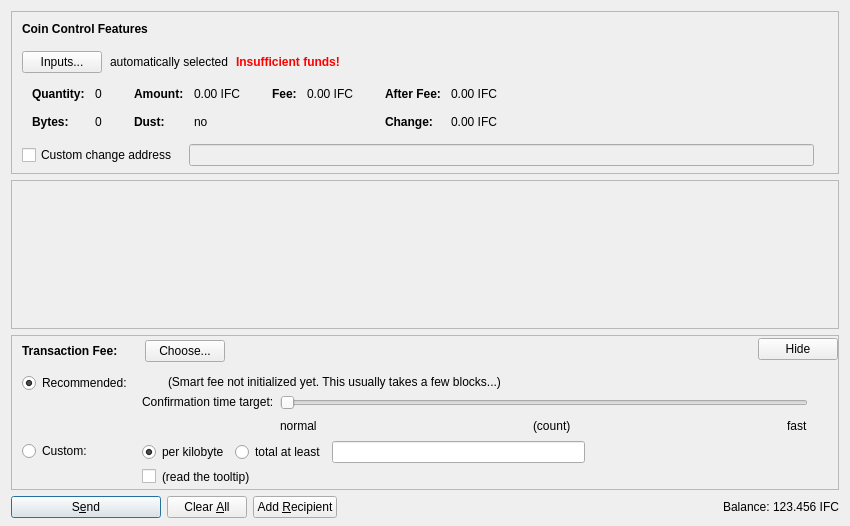
<?xml version="1.0" encoding="UTF-8"?>
<ui version="4.0">
 <class>SendCoinsDialog</class>
 <widget class="QDialog" name="SendCoinsDialog">
  <property name="geometry">
   <rect>
    <x>0</x>
    <y>0</y>
    <width>850</width>
    <height>526</height>
   </rect>
  </property>
  <property name="windowTitle">
   <string>Send Coins</string>
  </property>
  <layout class="QVBoxLayout" name="verticalLayout" stretch="0,1,0,0">
   <property name="bottomMargin">
    <number>8</number>
   </property>
   <item>
    <widget class="QFrame" name="frameCoinControl">
     <property name="sizePolicy">
      <sizepolicy hsizetype="Expanding" vsizetype="Expanding">
       <horstretch>0</horstretch>
       <verstretch>0</verstretch>
      </sizepolicy>
     </property>
     <property name="maximumSize">
      <size>
       <width>16777215</width>
       <height>16777215</height>
      </size>
     </property>
     <property name="frameShape">
      <enum>QFrame::StyledPanel</enum>
     </property>
     <property name="frameShadow">
      <enum>QFrame::Sunken</enum>
     </property>
     <layout class="QVBoxLayout" name="verticalLayoutCoinControl2">
      <property name="spacing">
       <number>0</number>
      </property>
      <property name="leftMargin">
       <number>0</number>
      </property>
      <property name="topMargin">
       <number>0</number>
      </property>
      <property name="rightMargin">
       <number>0</number>
      </property>
      <property name="bottomMargin">
       <number>6</number>
      </property>
      <item>
       <layout class="QVBoxLayout" name="verticalLayoutCoinControl" stretch="0,0,0,0,1">
        <property name="spacing">
         <number>0</number>
        </property>
        <property name="leftMargin">
         <number>10</number>
        </property>
        <property name="topMargin">
         <number>10</number>
        </property>
        <item>
         <layout class="QHBoxLayout" name="horizontalLayoutCoinControl1">
          <property name="bottomMargin">
           <number>15</number>
          </property>
          <item>
           <widget class="QLabel" name="labelCoinControlFeatures">
            <property name="sizePolicy">
             <sizepolicy hsizetype="Preferred" vsizetype="Maximum">
              <horstretch>0</horstretch>
              <verstretch>0</verstretch>
             </sizepolicy>
            </property>
            <property name="font">
             <font>
              <weight>75</weight>
              <bold>true</bold>
             </font>
            </property>
            <property name="styleSheet">
             <string notr="true">font-weight:bold;</string>
            </property>
            <property name="text">
             <string>Coin Control Features</string>
            </property>
           </widget>
          </item>
         </layout>
        </item>
        <item>
         <layout class="QHBoxLayout" name="horizontalLayoutCoinControl2" stretch="0,0,0,0">
          <property name="spacing">
           <number>8</number>
          </property>
          <property name="bottomMargin">
           <number>10</number>
          </property>
          <item>
           <widget class="QPushButton" name="pushButtonCoinControl">
            <property name="styleSheet">
             <string notr="true"/>
            </property>
            <property name="text">
             <string>Inputs...</string>
            </property>
            <property name="autoDefault">
             <bool>false</bool>
            </property>
           </widget>
          </item>
          <item>
           <widget class="QLabel" name="labelCoinControlAutomaticallySelected">
            <property name="text">
             <string>automatically selected</string>
            </property>
            <property name="margin">
             <number>5</number>
            </property>
           </widget>
          </item>
          <item>
           <widget class="QLabel" name="labelCoinControlInsuffFunds">
            <property name="font">
             <font>
              <weight>75</weight>
              <bold>true</bold>
             </font>
            </property>
            <property name="styleSheet">
             <string notr="true">color:red;font-weight:bold;</string>
            </property>
            <property name="text">
             <string>Insufficient funds!</string>
            </property>
            <property name="margin">
             <number>5</number>
            </property>
           </widget>
          </item>
          <item>
           <spacer name="horizontalSpacerCoinControl">
            <property name="orientation">
             <enum>Qt::Horizontal</enum>
            </property>
            <property name="sizeHint" stdset="0">
             <size>
              <width>40</width>
              <height>1</height>
             </size>
            </property>
           </spacer>
          </item>
         </layout>
        </item>
        <item>
         <widget class="QWidget" name="widgetCoinControl" native="true">
          <property name="sizePolicy">
           <sizepolicy hsizetype="Preferred" vsizetype="Preferred">
            <horstretch>0</horstretch>
            <verstretch>0</verstretch>
           </sizepolicy>
          </property>
          <property name="minimumSize">
           <size>
            <width>0</width>
            <height>0</height>
           </size>
          </property>
          <property name="styleSheet">
           <string notr="true"/>
          </property>
          <layout class="QHBoxLayout" name="horizontalLayoutCoinControl5">
           <property name="leftMargin">
            <number>0</number>
           </property>
           <property name="topMargin">
            <number>0</number>
           </property>
           <property name="rightMargin">
            <number>0</number>
           </property>
           <property name="bottomMargin">
            <number>0</number>
           </property>
           <item>
            <layout class="QHBoxLayout" name="horizontalLayoutCoinControl3" stretch="0,0,0,1">
             <property name="spacing">
              <number>20</number>
             </property>
             <property name="topMargin">
              <number>0</number>
             </property>
             <property name="bottomMargin">
              <number>10</number>
             </property>
             <item>
              <layout class="QFormLayout" name="formLayoutCoinControl1">
               <property name="horizontalSpacing">
                <number>10</number>
               </property>
               <property name="verticalSpacing">
                <number>14</number>
               </property>
               <property name="leftMargin">
                <number>10</number>
               </property>
               <property name="topMargin">
                <number>4</number>
               </property>
               <property name="rightMargin">
                <number>6</number>
               </property>
               <item row="0" column="0">
                <widget class="QLabel" name="labelCoinControlQuantityText">
                 <property name="font">
                  <font>
                   <weight>75</weight>
                   <bold>true</bold>
                  </font>
                 </property>
                 <property name="text">
                  <string>Quantity:</string>
                 </property>
                 <property name="margin">
                  <number>0</number>
                 </property>
                </widget>
               </item>
               <item row="0" column="1">
                <widget class="QLabel" name="labelCoinControlQuantity">
                 <property name="cursor">
                  <cursorShape>IBeamCursor</cursorShape>
                 </property>
                 <property name="contextMenuPolicy">
                  <enum>Qt::ActionsContextMenu</enum>
                 </property>
                 <property name="text">
                  <string notr="true">0</string>
                 </property>
                 <property name="margin">
                  <number>0</number>
                 </property>
                 <property name="textInteractionFlags">
                  <set>Qt::LinksAccessibleByMouse|Qt::TextSelectableByKeyboard|Qt::TextSelectableByMouse</set>
                 </property>
                </widget>
               </item>
               <item row="1" column="0">
                <widget class="QLabel" name="labelCoinControlBytesText">
                 <property name="font">
                  <font>
                   <weight>75</weight>
                   <bold>true</bold>
                  </font>
                 </property>
                 <property name="text">
                  <string>Bytes:</string>
                 </property>
                </widget>
               </item>
               <item row="1" column="1">
                <widget class="QLabel" name="labelCoinControlBytes">
                 <property name="cursor">
                  <cursorShape>IBeamCursor</cursorShape>
                 </property>
                 <property name="contextMenuPolicy">
                  <enum>Qt::ActionsContextMenu</enum>
                 </property>
                 <property name="text">
                  <string notr="true">0</string>
                 </property>
                 <property name="textInteractionFlags">
                  <set>Qt::LinksAccessibleByMouse|Qt::TextSelectableByKeyboard|Qt::TextSelectableByMouse</set>
                 </property>
                </widget>
               </item>
              </layout>
             </item>
             <item>
              <layout class="QFormLayout" name="formLayoutCoinControl2">
               <property name="horizontalSpacing">
                <number>10</number>
               </property>
               <property name="verticalSpacing">
                <number>14</number>
               </property>
               <property name="leftMargin">
                <number>6</number>
               </property>
               <property name="topMargin">
                <number>4</number>
               </property>
               <property name="rightMargin">
                <number>6</number>
               </property>
               <item row="0" column="0">
                <widget class="QLabel" name="labelCoinControlAmountText">
                 <property name="font">
                  <font>
                   <weight>75</weight>
                   <bold>true</bold>
                  </font>
                 </property>
                 <property name="text">
                  <string>Amount:</string>
                 </property>
                 <property name="margin">
                  <number>0</number>
                 </property>
                </widget>
               </item>
               <item row="0" column="1">
                <widget class="QLabel" name="labelCoinControlAmount">
                 <property name="cursor">
                  <cursorShape>IBeamCursor</cursorShape>
                 </property>
                 <property name="contextMenuPolicy">
                  <enum>Qt::ActionsContextMenu</enum>
                 </property>
                 <property name="text">
                  <string notr="true">0.00 IFC</string>
                 </property>
                 <property name="textInteractionFlags">
                  <set>Qt::LinksAccessibleByMouse|Qt::TextSelectableByKeyboard|Qt::TextSelectableByMouse</set>
                 </property>
                </widget>
               </item>
               <item row="1" column="0">
                <widget class="QLabel" name="labelCoinControlLowOutputText">
                 <property name="font">
                  <font>
                   <weight>75</weight>
                   <bold>true</bold>
                  </font>
                 </property>
                 <property name="text">
                  <string>Dust:</string>
                 </property>
                </widget>
               </item>
               <item row="1" column="1">
                <widget class="QLabel" name="labelCoinControlLowOutput">
                 <property name="cursor">
                  <cursorShape>IBeamCursor</cursorShape>
                 </property>
                 <property name="contextMenuPolicy">
                  <enum>Qt::ActionsContextMenu</enum>
                 </property>
                 <property name="text">
                  <string notr="true">no</string>
                 </property>
                 <property name="textInteractionFlags">
                  <set>Qt::LinksAccessibleByMouse|Qt::TextSelectableByKeyboard|Qt::TextSelectableByMouse</set>
                 </property>
                </widget>
               </item>
              </layout>
             </item>
             <item>
              <layout class="QFormLayout" name="formLayoutCoinControl3">
               <property name="horizontalSpacing">
                <number>10</number>
               </property>
               <property name="verticalSpacing">
                <number>14</number>
               </property>
               <property name="leftMargin">
                <number>6</number>
               </property>
               <property name="topMargin">
                <number>4</number>
               </property>
               <property name="rightMargin">
                <number>6</number>
               </property>
               <item row="0" column="0">
                <widget class="QLabel" name="labelCoinControlFeeText">
                 <property name="font">
                  <font>
                   <weight>75</weight>
                   <bold>true</bold>
                  </font>
                 </property>
                 <property name="text">
                  <string>Fee:</string>
                 </property>
                 <property name="margin">
                  <number>0</number>
                 </property>
                </widget>
               </item>
               <item row="0" column="1">
                <widget class="QLabel" name="labelCoinControlFee">
                 <property name="cursor">
                  <cursorShape>IBeamCursor</cursorShape>
                 </property>
                 <property name="contextMenuPolicy">
                  <enum>Qt::ActionsContextMenu</enum>
                 </property>
                 <property name="text">
                  <string notr="true">0.00 IFC</string>
                 </property>
                 <property name="textInteractionFlags">
                  <set>Qt::LinksAccessibleByMouse|Qt::TextSelectableByKeyboard|Qt::TextSelectableByMouse</set>
                 </property>
                </widget>
               </item>
              </layout>
             </item>
             <item>
              <layout class="QFormLayout" name="formLayoutCoinControl4">
               <property name="horizontalSpacing">
                <number>10</number>
               </property>
               <property name="verticalSpacing">
                <number>14</number>
               </property>
               <property name="leftMargin">
                <number>6</number>
               </property>
               <property name="topMargin">
                <number>4</number>
               </property>
               <property name="rightMargin">
                <number>6</number>
               </property>
               <item row="0" column="0">
                <widget class="QLabel" name="labelCoinControlAfterFeeText">
                 <property name="font">
                  <font>
                   <weight>75</weight>
                   <bold>true</bold>
                  </font>
                 </property>
                 <property name="text">
                  <string>After Fee:</string>
                 </property>
                 <property name="margin">
                  <number>0</number>
                 </property>
                </widget>
               </item>
               <item row="0" column="1">
                <widget class="QLabel" name="labelCoinControlAfterFee">
                 <property name="cursor">
                  <cursorShape>IBeamCursor</cursorShape>
                 </property>
                 <property name="contextMenuPolicy">
                  <enum>Qt::ActionsContextMenu</enum>
                 </property>
                 <property name="text">
                  <string notr="true">0.00 IFC</string>
                 </property>
                 <property name="textInteractionFlags">
                  <set>Qt::LinksAccessibleByMouse|Qt::TextSelectableByKeyboard|Qt::TextSelectableByMouse</set>
                 </property>
                </widget>
               </item>
               <item row="1" column="0">
                <widget class="QLabel" name="labelCoinControlChangeText">
                 <property name="font">
                  <font>
                   <weight>75</weight>
                   <bold>true</bold>
                  </font>
                 </property>
                 <property name="text">
                  <string>Change:</string>
                 </property>
                </widget>
               </item>
               <item row="1" column="1">
                <widget class="QLabel" name="labelCoinControlChange">
                 <property name="cursor">
                  <cursorShape>IBeamCursor</cursorShape>
                 </property>
                 <property name="contextMenuPolicy">
                  <enum>Qt::ActionsContextMenu</enum>
                 </property>
                 <property name="text">
                  <string notr="true">0.00 IFC</string>
                 </property>
                 <property name="textInteractionFlags">
                  <set>Qt::LinksAccessibleByMouse|Qt::TextSelectableByKeyboard|Qt::TextSelectableByMouse</set>
                 </property>
                </widget>
               </item>
              </layout>
             </item>
            </layout>
           </item>
          </layout>
         </widget>
        </item>
        <item>
         <layout class="QHBoxLayout" name="horizontalLayoutCoinControl4" stretch="0,0,0">
          <property name="spacing">
           <number>12</number>
          </property>
          <property name="sizeConstraint">
           <enum>QLayout::SetDefaultConstraint</enum>
          </property>
          <property name="topMargin">
           <number>5</number>
          </property>
          <property name="rightMargin">
           <number>5</number>
          </property>
          <item>
           <widget class="QCheckBox" name="checkBoxCoinControlChange">
            <property name="toolTip">
             <string>If this is activated, but the change address is empty or invalid, change will be sent to a newly generated address.</string>
            </property>
            <property name="text">
             <string>Custom change address</string>
            </property>
           </widget>
          </item>
          <item>
           <widget class="QValidatedLineEdit" name="lineEditCoinControlChange">
            <property name="enabled">
             <bool>false</bool>
            </property>
            <property name="sizePolicy">
             <sizepolicy hsizetype="Expanding" vsizetype="Fixed">
              <horstretch>0</horstretch>
              <verstretch>0</verstretch>
             </sizepolicy>
            </property>
           </widget>
          </item>
          <item>
           <widget class="QLabel" name="labelCoinControlChangeLabel">
            <property name="sizePolicy">
             <sizepolicy hsizetype="Preferred" vsizetype="Expanding">
              <horstretch>0</horstretch>
              <verstretch>0</verstretch>
             </sizepolicy>
            </property>
            <property name="minimumSize">
             <size>
              <width>0</width>
              <height>0</height>
             </size>
            </property>
            <property name="text">
             <string/>
            </property>
            <property name="margin">
             <number>3</number>
            </property>
           </widget>
          </item>
         </layout>
        </item>
        <item>
         <spacer name="verticalSpacerCoinControl">
          <property name="orientation">
           <enum>Qt::Vertical</enum>
          </property>
          <property name="sizeHint" stdset="0">
           <size>
            <width>800</width>
            <height>1</height>
           </size>
          </property>
         </spacer>
        </item>
       </layout>
      </item>
     </layout>
    </widget>
   </item>
   <item>
    <widget class="QScrollArea" name="scrollArea">
     <property name="widgetResizable">
      <bool>true</bool>
     </property>
     <widget class="QWidget" name="scrollAreaWidgetContents">
      <property name="geometry">
       <rect>
        <x>0</x>
        <y>0</y>
        <width>830</width>
        <height>104</height>
       </rect>
      </property>
      <layout class="QVBoxLayout" name="verticalLayout_2" stretch="0,1">
       <property name="leftMargin">
        <number>0</number>
       </property>
       <property name="topMargin">
        <number>0</number>
       </property>
       <property name="rightMargin">
        <number>0</number>
       </property>
       <property name="bottomMargin">
        <number>0</number>
       </property>
       <item>
        <layout class="QVBoxLayout" name="entries">
         <property name="spacing">
          <number>6</number>
         </property>
        </layout>
       </item>
       <item>
        <spacer name="verticalSpacer">
         <property name="orientation">
          <enum>Qt::Vertical</enum>
         </property>
         <property name="sizeHint" stdset="0">
          <size>
           <width>20</width>
           <height>40</height>
          </size>
         </property>
        </spacer>
       </item>
      </layout>
     </widget>
    </widget>
   </item>
   <item>
    <widget class="QFrame" name="frameFee">
     <property name="sizePolicy">
      <sizepolicy hsizetype="Expanding" vsizetype="Expanding">
       <horstretch>0</horstretch>
       <verstretch>0</verstretch>
      </sizepolicy>
     </property>
     <property name="maximumSize">
      <size>
       <width>16777215</width>
       <height>16777215</height>
      </size>
     </property>
     <property name="frameShape">
      <enum>QFrame::StyledPanel</enum>
     </property>
     <property name="frameShadow">
      <enum>QFrame::Sunken</enum>
     </property>
     <layout class="QVBoxLayout" name="verticalLayoutFee1">
      <property name="spacing">
       <number>0</number>
      </property>
      <property name="leftMargin">
       <number>0</number>
      </property>
      <property name="topMargin">
       <number>0</number>
      </property>
      <property name="rightMargin">
       <number>0</number>
      </property>
      <property name="bottomMargin">
       <number>0</number>
      </property>
      <item>
       <layout class="QVBoxLayout" name="verticalLayoutFee2" stretch="0,0,0">
        <property name="spacing">
         <number>0</number>
        </property>
        <property name="leftMargin">
         <number>10</number>
        </property>
        <property name="topMargin">
         <number>0</number>
        </property>
        <item>
         <layout class="QHBoxLayout" name="horizontalLayoutFee1">
          <property name="bottomMargin">
           <number>0</number>
          </property>
          <item>
           <layout class="QVBoxLayout" name="verticalLayoutFee7">
            <property name="spacing">
             <number>0</number>
            </property>
            <item>
             <spacer name="verticalSpacerSmartFee">
              <property name="orientation">
               <enum>Qt::Vertical</enum>
              </property>
              <property name="sizeType">
               <enum>QSizePolicy::Fixed</enum>
              </property>
              <property name="sizeHint" stdset="0">
               <size>
                <width>1</width>
                <height>4</height>
               </size>
              </property>
             </spacer>
            </item>
            <item>
             <layout class="QHBoxLayout" name="horizontalLayoutSmartFee">
              <property name="spacing">
               <number>10</number>
              </property>
              <item>
               <widget class="QLabel" name="labelFeeHeadline">
                <property name="sizePolicy">
                 <sizepolicy hsizetype="Preferred" vsizetype="Maximum">
                  <horstretch>0</horstretch>
                  <verstretch>0</verstretch>
                 </sizepolicy>
                </property>
                <property name="font">
                 <font>
                  <weight>75</weight>
                  <bold>true</bold>
                 </font>
                </property>
                <property name="styleSheet">
                 <string notr="true">font-weight:bold;</string>
                </property>
                <property name="text">
                 <string>Transaction Fee:</string>
                </property>
               </widget>
              </item>
              <item>
               <widget class="QLabel" name="labelFeeMinimized">
                <property name="text">
                 <string/>
                </property>
               </widget>
              </item>
              <item>
               <widget class="QPushButton" name="buttonChooseFee">
                <property name="text">
                 <string>Choose...</string>
                </property>
               </widget>
              </item>
             </layout>
            </item>
            <item>
             <spacer name="verticalSpacer_5">
              <property name="orientation">
               <enum>Qt::Vertical</enum>
              </property>
              <property name="sizeHint" stdset="0">
               <size>
                <width>1</width>
                <height>1</height>
               </size>
              </property>
             </spacer>
            </item>
           </layout>
          </item>
          <item>
           <spacer name="horizontalSpacer_4">
            <property name="orientation">
             <enum>Qt::Horizontal</enum>
            </property>
            <property name="sizeHint" stdset="0">
             <size>
              <width>40</width>
              <height>20</height>
             </size>
            </property>
           </spacer>
          </item>
          <item>
           <widget class="QPushButton" name="buttonMinimizeFee">
            <property name="toolTip">
             <string>collapse fee-settings</string>
            </property>
            <property name="text">
             <string>Hide</string>
            </property>
           </widget>
          </item>
         </layout>
        </item>
        <item>
         <widget class="QFrame" name="frameFeeSelection">
          <layout class="QVBoxLayout" name="verticalLayoutFee12">
           <property name="spacing">
            <number>0</number>
           </property>
           <property name="leftMargin">
            <number>0</number>
           </property>
           <property name="topMargin">
            <number>0</number>
           </property>
           <property name="rightMargin">
            <number>0</number>
           </property>
           <property name="bottomMargin">
            <number>0</number>
           </property>
           <item>
            <layout class="QGridLayout" name="gridLayoutFee">
             <property name="topMargin">
              <number>10</number>
             </property>
             <property name="bottomMargin">
              <number>4</number>
             </property>
             <property name="horizontalSpacing">
              <number>10</number>
             </property>
             <property name="verticalSpacing">
              <number>4</number>
             </property>
             <item row="1" column="1">
              <layout class="QVBoxLayout" name="verticalLayoutFee8">
               <property name="spacing">
                <number>6</number>
               </property>
               <item>
                <layout class="QHBoxLayout" name="horizontalLayoutFee13">
                 <item>
                  <widget class="QRadioButton" name="radioCustomPerKilobyte">
                   <property name="toolTip">
                    <string>If the custom fee is set to 1000 satoshis and the transaction is only 250 bytes, then &quot;per kilobyte&quot; only pays 250 satoshis in fee, while &quot;total at least&quot; pays 1000 satoshis. For transactions bigger than a kilobyte both pay by kilobyte.</string>
                   </property>
                   <property name="text">
                    <string>per kilobyte</string>
                   </property>
                   <property name="checked">
                    <bool>true</bool>
                   </property>
                   <attribute name="buttonGroup">
                    <string notr="true">groupCustomFee</string>
                   </attribute>
                  </widget>
                 </item>
                 <item>
                  <widget class="QRadioButton" name="radioCustomAtLeast">
                   <property name="toolTip">
                    <string>If the custom fee is set to 1000 satoshis and the transaction is only 250 bytes, then &quot;per kilobyte&quot; only pays 250 satoshis in fee, while &quot;total at least&quot; pays 1000 satoshis. For transactions bigger than a kilobyte both pay by kilobyte.</string>
                   </property>
                   <property name="text">
                    <string>total at least</string>
                   </property>
                   <attribute name="buttonGroup">
                    <string notr="true">groupCustomFee</string>
                   </attribute>
                  </widget>
                 </item>
                 <item>
                  <widget class="BitcoinAmountField" name="customFee"/>
                 </item>
                 <item>
                  <spacer name="horizontalSpacer_6">
                   <property name="orientation">
                    <enum>Qt::Horizontal</enum>
                   </property>
                   <property name="sizeHint" stdset="0">
                    <size>
                     <width>1</width>
                     <height>1</height>
                    </size>
                   </property>
                  </spacer>
                 </item>
                </layout>
               </item>
               <item>
                <layout class="QHBoxLayout" name="horizontalLayoutFee8">
                 <item>
                  <widget class="QCheckBox" name="checkBoxMinimumFee">
                   <property name="toolTip">
                    <string>Paying only the minimum fee is just fine as long as there is less transaction volume than space in the blocks. But be aware that this can end up in a never confirming transaction once there is more demand for infinitecoin transactions than the network can process.</string>
                   </property>
                   <property name="text">
                    <string/>
                   </property>
                  </widget>
                 </item>
                 <item>
                  <widget class="QLabel" name="labelMinFeeWarning">
                   <property name="enabled">
                    <bool>true</bool>
                   </property>
                   <property name="toolTip">
                    <string>Paying only the minimum fee is just fine as long as there is less transaction volume than space in the blocks. But be aware that this can end up in a never confirming transaction once there is more demand for infinitecoin transactions than the network can process.</string>
                   </property>
                   <property name="text">
                    <string>(read the tooltip)</string>
                   </property>
                   <property name="margin">
                    <number>5</number>
                   </property>
                  </widget>
                 </item>
                 <item>
                  <spacer name="horizontalSpacer_2">
                   <property name="orientation">
                    <enum>Qt::Horizontal</enum>
                   </property>
                   <property name="sizeHint" stdset="0">
                    <size>
                     <width>1</width>
                     <height>1</height>
                    </size>
                   </property>
                  </spacer>
                 </item>
                </layout>
               </item>
              </layout>
             </item>
             <item row="0" column="0">
              <layout class="QVBoxLayout" name="verticalLayoutFee4" stretch="0,1">
               <item>
                <widget class="QRadioButton" name="radioSmartFee">
                 <property name="text">
                  <string>Recommended:</string>
                 </property>
                 <property name="checked">
                  <bool>true</bool>
                 </property>
                 <attribute name="buttonGroup">
                  <string notr="true">groupFee</string>
                 </attribute>
                </widget>
               </item>
               <item>
                <spacer name="verticalSpacer_2">
                 <property name="orientation">
                  <enum>Qt::Vertical</enum>
                 </property>
                 <property name="sizeHint" stdset="0">
                  <size>
                   <width>1</width>
                   <height>1</height>
                  </size>
                 </property>
                </spacer>
               </item>
              </layout>
             </item>
             <item row="1" column="0">
              <layout class="QVBoxLayout" name="verticalLayoutFee9" stretch="0,1">
               <item>
                <widget class="QRadioButton" name="radioCustomFee">
                 <property name="text">
                  <string>Custom:</string>
                 </property>
                 <attribute name="buttonGroup">
                  <string notr="true">groupFee</string>
                 </attribute>
                </widget>
               </item>
               <item>
                <spacer name="verticalSpacer_6">
                 <property name="orientation">
                  <enum>Qt::Vertical</enum>
                 </property>
                 <property name="sizeHint" stdset="0">
                  <size>
                   <width>1</width>
                   <height>1</height>
                  </size>
                 </property>
                </spacer>
               </item>
              </layout>
             </item>
             <item row="0" column="1">
              <layout class="QVBoxLayout" name="verticalLayoutFee3" stretch="0,0,1">
               <property name="spacing">
                <number>6</number>
               </property>
               <property name="topMargin">
                <number>2</number>
               </property>
               <item>
                <layout class="QHBoxLayout" name="horizontalLayoutFee12">
                 <item>
                  <widget class="QLabel" name="labelSmartFee">
                   <property name="text">
                    <string/>
                   </property>
                   <property name="margin">
                    <number>2</number>
                   </property>
                  </widget>
                 </item>
                 <item>
                  <widget class="QLabel" name="labelFeeEstimation">
                   <property name="text">
                    <string/>
                   </property>
                  </widget>
                 </item>
                 <item>
                  <widget class="QLabel" name="labelSmartFee2">
                   <property name="text">
                    <string>(Smart fee not initialized yet. This usually takes a few blocks...)</string>
                   </property>
                   <property name="margin">
                    <number>2</number>
                   </property>
                  </widget>
                 </item>
                 <item>
                  <spacer name="horizontalSpacer_5">
                   <property name="orientation">
                    <enum>Qt::Horizontal</enum>
                   </property>
                   <property name="sizeHint" stdset="0">
                    <size>
                     <width>1</width>
                     <height>1</height>
                    </size>
                   </property>
                  </spacer>
                 </item>
                </layout>
               </item>
               <item>
                <layout class="QHBoxLayout" name="horizontalLayoutFee9">
                 <item>
                  <layout class="QVBoxLayout" name="verticalLayoutFee6">
                   <item>
                    <widget class="QLabel" name="labelSmartFee3">
                     <property name="text">
                      <string>Confirmation time target:</string>
                     </property>
                     <property name="margin">
                      <number>2</number>
                     </property>
                    </widget>
                   </item>
                   <item>
                    <spacer name="verticalSpacer_3">
                     <property name="orientation">
                      <enum>Qt::Vertical</enum>
                     </property>
                     <property name="sizeHint" stdset="0">
                      <size>
                       <width>1</width>
                       <height>1</height>
                      </size>
                     </property>
                    </spacer>
                   </item>
                  </layout>
                 </item>
                 <item>
                  <layout class="QVBoxLayout" name="verticalLayoutFee5">
                   <property name="rightMargin">
                    <number>30</number>
                   </property>
                   <item>
                    <widget class="QSlider" name="sliderSmartFee">
                     <property name="minimum">
                      <number>0</number>
                     </property>
                     <property name="maximum">
                      <number>23</number>
                     </property>
                     <property name="pageStep">
                      <number>1</number>
                     </property>
                     <property name="value">
                      <number>0</number>
                     </property>
                     <property name="orientation">
                      <enum>Qt::Horizontal</enum>
                     </property>
                     <property name="invertedAppearance">
                      <bool>false</bool>
                     </property>
                     <property name="invertedControls">
                      <bool>false</bool>
                     </property>
                     <property name="tickPosition">
                      <enum>QSlider::NoTicks</enum>
                     </property>
                    </widget>
                   </item>
                   <item>
                    <layout class="QHBoxLayout" name="horizontalLayoutFee10">
                     <item>
                      <widget class="QLabel" name="labelSmartFeeNormal">
                       <property name="text">
                        <string>normal</string>
                       </property>
                      </widget>
                     </item>
                     <item>
                      <spacer name="horizontalSpacer_7">
                       <property name="orientation">
                        <enum>Qt::Horizontal</enum>
                       </property>
                       <property name="sizeHint" stdset="0">
                        <size>
                         <width>40</width>
                         <height>20</height>
                        </size>
                       </property>
                      </spacer>
                     </item>
                     <item>
                      <widget class="QLabel" name="confirmationTargetLabel">
                       <property name="text">
                        <string notr="true">(count)</string>
                       </property>
                      </widget>
                     </item>
                     <item>
                      <spacer name="horizontalSpacer_3">
                       <property name="orientation">
                        <enum>Qt::Horizontal</enum>
                       </property>
                       <property name="sizeHint" stdset="0">
                        <size>
                         <width>40</width>
                         <height>20</height>
                        </size>
                       </property>
                      </spacer>
                     </item>
                     <item>
                      <widget class="QLabel" name="labelSmartFeeFast">
                       <property name="text">
                        <string>fast</string>
                       </property>
                      </widget>
                     </item>
                    </layout>
                   </item>
                  </layout>
                 </item>
                </layout>
               </item>
               <item>
                <spacer name="verticalSpacer_4">
                 <property name="orientation">
                  <enum>Qt::Vertical</enum>
                 </property>
                 <property name="sizeHint" stdset="0">
                  <size>
                   <width>1</width>
                   <height>1</height>
                  </size>
                 </property>
                </spacer>
               </item>
              </layout>
             </item>
            </layout>
           </item>
          </layout>
         </widget>
        </item>
        <item>
         <spacer name="verticalSpacerFee">
          <property name="orientation">
           <enum>Qt::Vertical</enum>
          </property>
          <property name="sizeHint" stdset="0">
           <size>
            <width>800</width>
            <height>1</height>
           </size>
          </property>
         </spacer>
        </item>
       </layout>
      </item>
     </layout>
    </widget>
   </item>
   <item>
    <layout class="QHBoxLayout" name="horizontalLayout">
     <item>
      <widget class="QPushButton" name="sendButton">
       <property name="minimumSize">
        <size>
         <width>150</width>
         <height>0</height>
        </size>
       </property>
       <property name="toolTip">
        <string>Confirm the send action</string>
       </property>
       <property name="text">
        <string>S&amp;end</string>
       </property>
       <property name="icon">
        <iconset resource="../bitcoin.qrc">
         <normaloff>:/icons/send</normaloff>:/icons/send</iconset>
       </property>
       <property name="autoDefault">
        <bool>false</bool>
       </property>
       <property name="default">
        <bool>true</bool>
       </property>
      </widget>
     </item>
     <item>
      <widget class="QPushButton" name="clearButton">
       <property name="sizePolicy">
        <sizepolicy hsizetype="Minimum" vsizetype="Fixed">
         <horstretch>0</horstretch>
         <verstretch>0</verstretch>
        </sizepolicy>
       </property>
       <property name="toolTip">
        <string>Clear all fields of the form.</string>
       </property>
       <property name="text">
        <string>Clear &amp;All</string>
       </property>
       <property name="icon">
        <iconset resource="../bitcoin.qrc">
         <normaloff>:/icons/remove</normaloff>:/icons/remove</iconset>
       </property>
       <property name="autoDefault">
        <bool>false</bool>
       </property>
      </widget>
     </item>
     <item>
      <widget class="QPushButton" name="addButton">
       <property name="toolTip">
        <string>Send to multiple recipients at once</string>
       </property>
       <property name="text">
        <string>Add &amp;Recipient</string>
       </property>
       <property name="icon">
        <iconset resource="../bitcoin.qrc">
         <normaloff>:/icons/add</normaloff>:/icons/add</iconset>
       </property>
       <property name="autoDefault">
        <bool>false</bool>
       </property>
      </widget>
     </item>
     <item>
      <spacer name="horizontalSpacer">
       <property name="orientation">
        <enum>Qt::Horizontal</enum>
       </property>
       <property name="sizeHint" stdset="0">
        <size>
         <width>40</width>
         <height>20</height>
        </size>
       </property>
      </spacer>
     </item>
     <item>
      <layout class="QHBoxLayout" name="horizontalLayout_2">
       <property name="spacing">
        <number>3</number>
       </property>
       <item>
        <widget class="QLabel" name="label">
         <property name="sizePolicy">
          <sizepolicy hsizetype="Preferred" vsizetype="Fixed">
           <horstretch>0</horstretch>
           <verstretch>0</verstretch>
          </sizepolicy>
         </property>
         <property name="text">
          <string>Balance:</string>
         </property>
        </widget>
       </item>
       <item>
        <widget class="QLabel" name="labelBalance">
         <property name="sizePolicy">
          <sizepolicy hsizetype="Preferred" vsizetype="Fixed">
           <horstretch>0</horstretch>
           <verstretch>0</verstretch>
          </sizepolicy>
         </property>
         <property name="cursor">
          <cursorShape>IBeamCursor</cursorShape>
         </property>
         <property name="text">
          <string notr="true">123.456 IFC</string>
         </property>
         <property name="textInteractionFlags">
          <set>Qt::LinksAccessibleByMouse|Qt::TextSelectableByKeyboard|Qt::TextSelectableByMouse</set>
         </property>
        </widget>
       </item>
      </layout>
     </item>
    </layout>
   </item>
  </layout>
 </widget>
 <customwidgets>
  <customwidget>
   <class>QValidatedLineEdit</class>
   <extends>QLineEdit</extends>
   <header>qvalidatedlineedit.h</header>
  </customwidget>
  <customwidget>
   <class>BitcoinAmountField</class>
   <extends>QLineEdit</extends>
   <header>bitcoinamountfield.h</header>
   <container>1</container>
  </customwidget>
 </customwidgets>
 <resources>
  <include location="../bitcoin.qrc"/>
 </resources>
 <connections/>
 <buttongroups>
  <buttongroup name="groupFee"/>
  <buttongroup name="groupCustomFee"/>
 </buttongroups>
</ui>
